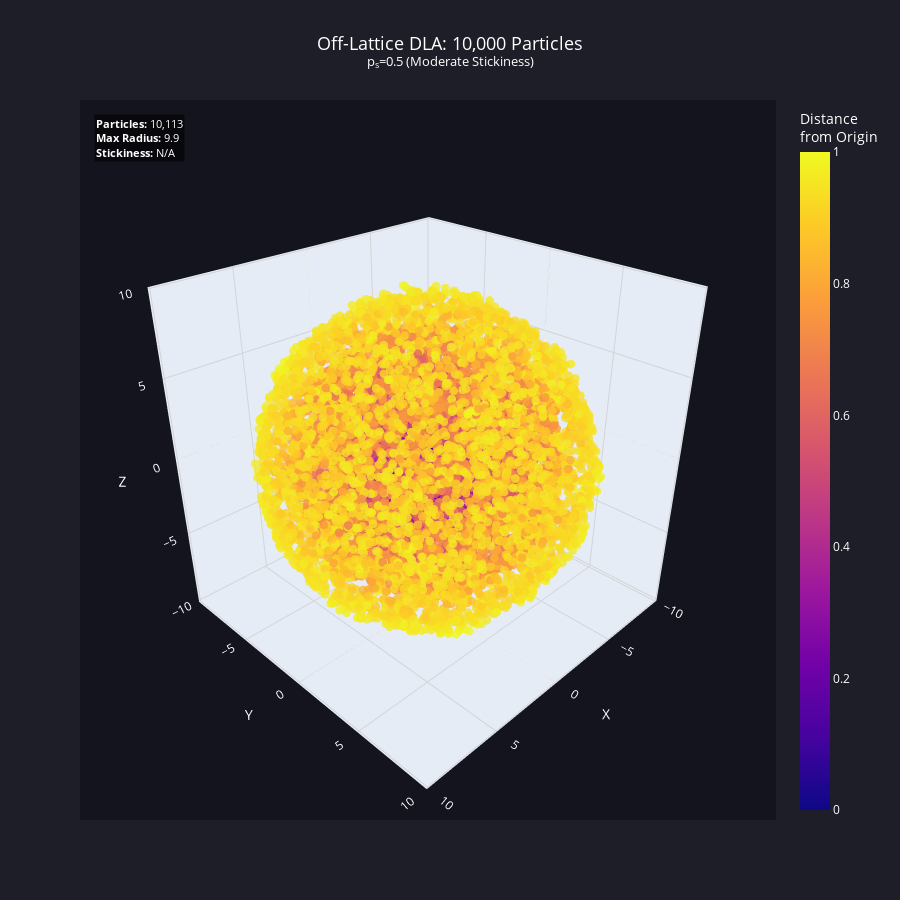

Source (notebook cell):
### Code cell
# Visualize medium cluster
plot_offgrid_cluster_3d(
    cluster_medium,
    title="Off-Lattice DLA: 10,000 Particles<br><sup>p<sub>s</sub>=0.5 (Moderate Stickiness)</sup>",
    colorscale='Plasma',
    point_size=3
)

print_cluster_stats(cluster_medium, "Medium Cluster")

### Figure 1 — Plotly figure (JSON) as saved in the notebook; plotly's stock layout.template omitted (floating-point values rounded to 4 significant figures; data arrays with more than 128 entries replaced by an {"elided": "..."} marker saying what was removed)
{"data": [{"hovertemplate": "x: %{x:.2f}<br>y: %{y:.2f}<br>z: %{z:.2f}<br>r: %{marker.color:.2f}<extra></extra>", "marker": {"color": {"elided": "10113 float values"}, "colorbar": {"title": {"text": "Distance<br>from Origin"}}, "colorscale": [[0, "#0d0887"], [0.1111, "#46039f"], [0.2222, "#7201a8"], [0.3333, "#9c179e"], [0.4444, "#bd3786"], [0.5556, "#d8576b"], [0.6667, "#ed7953"], [0.7778, "#fb9f3a"], [0.8889, "#fdca26"], [1, "#f0f921"]], "line": {"width": 0}, "opacity": 0.8, "size": 3}, "mode": "markers", "type": "scatter3d", "x": {"elided": "10113 float values"}, "y": {"elided": "10113 float values"}, "z": {"elided": "10113 float values"}}], "layout": {"annotations": [{"align": "left", "bgcolor": "rgba(0,0,0,0.6)", "font": {"color": "white", "size": 11}, "showarrow": false, "text": "<b>Particles:</b> 10,113<br><b>Max Radius:</b> 9.9<br><b>Stickiness:</b> N/A", "x": 0.02, "xref": "paper", "y": 0.98, "yref": "paper"}], "font": {"color": "white"}, "height": 900, "paper_bgcolor": "rgb(30, 30, 40)", "scene": {"aspectmode": "data", "bgcolor": "rgb(20, 20, 30)", "camera": {"eye": {"x": 1.5, "y": 1.5, "z": 1.2}, "up": {"x": 0, "y": 0, "z": 1}}, "xaxis": {"gridcolor": "lightgray", "showgrid": true, "title": {"text": "X"}}, "yaxis": {"gridcolor": "lightgray", "showgrid": true, "title": {"text": "Y"}}, "zaxis": {"gridcolor": "lightgray", "showgrid": true, "title": {"text": "Z"}}}, "title": {"font": {"size": 18}, "text": "Off-Lattice DLA: 10,000 Particles<br><sup>p<sub>s</sub>=0.5 (Moderate Stickiness)</sup>", "x": 0.5}, "width": 900}}
